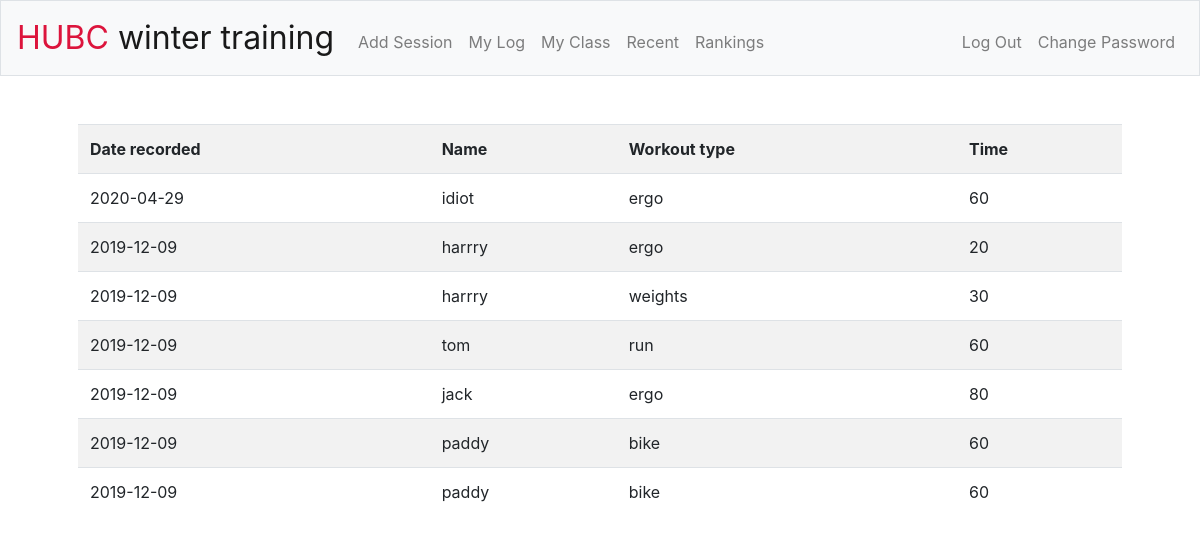
Screenshot of /recent (signed in) with the database file from the repository.
### tables this page shows
CREATE TABLE 'log' (
user_id INTEGER NOT NULL,
type TEXT NOT NULL,
time INTEGER NOT NULL, 'date_created'  timestamp NOT NULL DEFAULT CURRENT_DATE  ,
FOREIGN KEY (user_id) REFERENCES users(id)
);

CREATE TABLE users(
id INTEGER PRIMARY KEY AUTOINCREMENT, 
username TEXT NOT NULL,
hash TEXT NOT NULL
, 'clas' INTEGER);

### application.py (the view)
@app.route("/recent")
@login_required
def recent():
    history = db.execute("SELECT time, type, date_created, username FROM log JOIN users ON log.user_id = users.id ORDER BY date_created DESC")
    numbers = []
    for i in range(len(history)):
        numbers.append(i)
    return render_template("recent.html", numbers=numbers, history=history)

### application.py (called while the page is built)
@app.after_request
def after_request(response):
    response.headers["Cache-Control"] = "no-cache, no-store, must-revalidate"
    response.headers["Expires"] = 0
    response.headers["Pragma"] = "no-cache"
    return response

### helpers.py (called while the page is built)
def login_required(f):
    @wraps(f)
    def decorated_function(*args, **kwargs):
        if session.get("user_id") is None:
            return redirect("/login")
        return f(*args, **kwargs)
    return decorated_function

### templates/recent.html (shortened to what this page needs)
{% extends "layout.html" %}
{% block main %}
    <table class="table table-striped">
        <tbody>
            <tr>
                <th>Date recorded</th>
                <th>Name</th>
                <th>Workout type</th>
                <th>Time</th>
            </tr>
            {% for i in numbers %}
            <tr>
                <td>{{ history[i]['date_created'] }}</td>
                <td>{{ history[i]['username'] }}</td>
                <td>{{ history[i]['type'] }}</td>
                <td>{{ history[i]['time'] }}</td>
                {% endfor %}
            </tr>
        </tbody>
    </table>
{% endblock %}

### templates/layout.html (shortened to what this page needs)
<!DOCTYPE html>
<html lang="en">
    <head>
        <link href="https://maxcdn.bootstrapcdn.com/bootstrap/4.1.3/css/bootstrap.min.css" rel="stylesheet">
        <link href="/static/styles.css" rel="stylesheet">
    </head>
    <body>
        <nav class="navbar navbar-expand-md navbar-light bg-light border">
            <a class="navbar-brand" href="/"><span class="red">HUBC</span><span>   winter training</span></a>
            <div class="collapse navbar-collapse" id="navbar">
                {% if session.user_id %}
                    <ul class="navbar-nav mr-auto mt-2">
						<li class="nav-item"><a class="nav-link" href="/add">Add Session</a></li>
                        <li class="nav-item"><a class="nav-link" href="/my_log">My Log</a></li>
                        <li class="nav-item"><a class="nav-link" href="/my_class">My Class</a></li>
                        <li class="nav-item"><a class="nav-link" href="/recent">Recent</a></li>
                        <li class="nav-item"><a class="nav-link" href="/rank">Rankings</a></li>
                    </ul>
                    <ul class="navbar-nav ml-auto mt-2">
                        <li class="nav-item"><a class="nav-link" href="/logout">Log Out</a></li>
                        <li class="nav-item"><a class="nav-link" href="/password_change">Change Password</a></li>
                    </ul>
                {% else %}
                    <ul class="navbar-nav ml-auto mt-2">
                        <li class="nav-item"><a class="nav-link" href="/register">Register</a></li>
                        <li class="nav-item"><a class="nav-link" href="/login">Log In</a></li>
                    </ul>
                {% endif %}
            </div>
        </nav>
        <main class="container p-5">
            {% block main %}{% endblock %}
        </main>
    </body>
</html>

### static/styles.css (style rules this page uses)
nav .navbar-brand { font-size: xx-large; }
nav .navbar-brand .red { color: crimson; }
main { overflow-x: auto; text-align: center; }
main table { text-align: left; }

### rows the page displays
log: date_created "2020-04-29", type "ergo", time "60"
users: username "idiot"
log: date_created "2019-12-09", type "ergo", time "20"
users: username "harrry" "harrry"
log: date_created "2019-12-09", type "weights", time "30"
log: date_created "2019-12-09", type "run", time "60"
users: username "tom"
log: date_created "2019-12-09", type "ergo", time "80"
users: username "jack"
log: date_created "2019-12-09", type "bike", time "60"
users: username "paddy"
log: date_created "2019-12-09", type "bike", time "60"
users: username "paddy"
